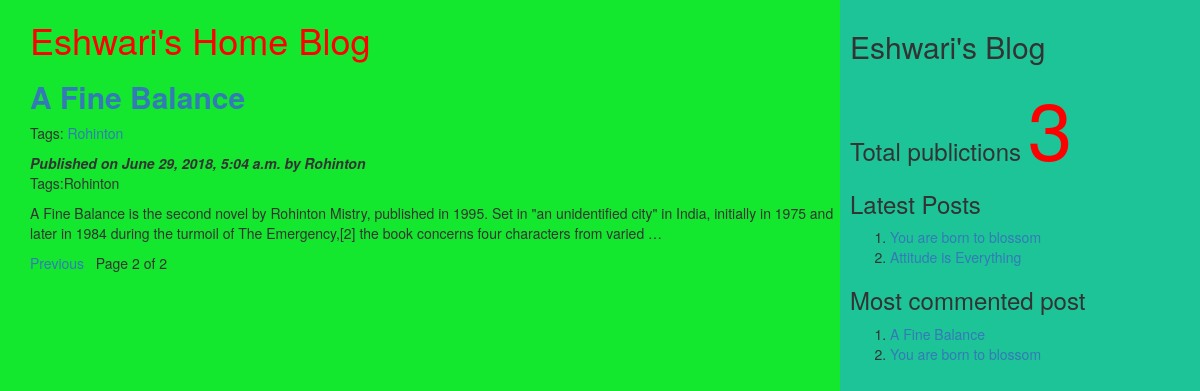
Screenshot of /?page=2 with the database file from the repository.
### myApp/models.py (models this page shows, shortened)
class Post(models.Model):
          tags=TaggableManager()
          STATUS_CHOICES=(('draft','Draft'),('published','Published'))
          title=models.CharField(max_length=256)
          slug=models.SlugField(max_length=264,unique_for_date='publish')
          author=models.ForeignKey(User,related_name='blog_posts',on_delete= models.CASCADE)
          body=models.TextField()
          publish=models.DateTimeField(default=timezone.now)
          created=models.DateTimeField(auto_now_add=True)
          updated=models.DateTimeField(auto_now=True)
          status= models.CharField(max_length=10,choices=STATUS_CHOICES,default='draft')
          objects=CustomManager()
          class Meta:
                ordering=('-publish',)
          def get_absolute_url(self):
                return reverse('post_detail',args=[self.publish.year,self.publish.strftime('%m'),self.publish.strftime('%d'),self.slug])

### myApp/views.py (the view)
# urls.py: url(r'^$',views.post_list_view),
def post_list_view(request,tag_slug=None):
    post_list=Post.objects.all()
    tag=None
    if tag_slug:
        tag=get_object_or_404(Tag,slug=tag_slug)#provided slug
        post_list=post_list.filter(tags__in=[tag])
    paginator=Paginator(post_list,2) #step1
    page_number=request.GET.get('page') #step2
    try:
       post_list=paginator.page(page_number) #step2
    except PageNotAnInteger:
       post_list=paginator.page(1) #step 3
    except EmptyPage:
      post_list=paginator.page(paginator.num_pages) #step 4
    d={'post_list':post_list,'tag':tag}
    return render(request,'myApp/post_list.html',d)

### myApp/models.py (called while the page is built)
    def get_queryset(self):
        return super().get_queryset().filter(status='published')

### myApp/templatetags/mytags.py (called while the page is built)
@register.simple_tag
def total_posts():
    return Post.objects.count()

@register.inclusion_tag('myApp/latest_post.html')
def show_latest_posts(count=3):
    latest_posts=Post.objects.order_by('-publish')[:count]
    return {'latest_posts':latest_posts}

@register.simple_tag
def get_most_commented_posts(count=2):
    return Post.objects.annotate(total_comments=Count('comments')).order_by('-total_comments')[:count]

### templates/myApp/post_list.html (shortened to what this page needs)
<html>
    {%extends 'myApp/parent.html'%}
        {%block content_block%}
        <h1 style="color:red">Eshwari's Home Blog</h1>
        {%for post in post_list%}
        <a href="{{post.get_absolute_url}}"><h2><b>{{post.title}}</b></h2></a>
         <p>Tags:
              {%for t in post.tags.all%}
              <a href="{%url "post_list_by_tag_name" t.slug%}">{{t.name}}</a>
               {%endfor%}
          </p>
        <i><b>Published on {{post.publish}} by {{post.author|title}}</b></i>
        <p>Tags:{{post.tags.all|join:','}}</p>
        {{post.body|truncatewords:40|linebreaks}}
        {%endfor%}
        {%include 'myApp/pagination.html' with page=post_list%}
        {%endblock%}

### templates/myApp/parent.html (shortened to what this page needs)
<html>
{%load mytags%}
    <head>
        <link rel="stylesheet" href="https://maxcdn.bootstrapcdn.com/bootstrap/3.3.7/css/bootstrap.min.css">
    </head>
    <body>
        <div class="content" style="width:70%;float:left;background-color:#13e82f;height:300%;padding:0 0 0 30px">
              {%block content_block%}
              {%endblock%}
        </div>
        <div class="sidebar" style="width:30%;float:right;background-color:#1dc498;height:300%;padding:10px">
            <h2>Eshwari's Blog</h2>
            <h3>Total publictions
              <span style="color:red;font-size:80px">
              {%total_posts%}</span>
              <h3>Latest Posts</h3>
              {% show_latest_posts 2 %}
              <h3>Most commented post</h3>
              {%get_most_commented_posts as m%}
              <ol>
                {%for post in m%}
                <li><a href="{{post.get_absolute_url}}">{{post.title}}</a></li>
                {%endfor%}
              </ol>
            </h3>
        </div>
    </body>
</html>

### templates/myApp/latest_post.html
<!DOCTYPE html>
<html lang="en" dir="ltr">
  <body>
    <ol>
    {%for post in latest_posts%}
    <li><a href="{{post.get_absolute_url}}">{{post.title}}</a></li>
    {%endfor%}
    </ol>
  </body>
</html>

### rows the page displays
Post: title "A Fine Balance", publish "June 29, 2018, 5:04 a.m.", author "Rohinton", tags.all "Rohinton", body "A Fine Balance is the second novel by Rohinton Mistry, published in 1995. Set in \"an unidentified city\" in India, initially in 1975 and later in 1984 during the turmoil of The Emergency,[2] the book concerns four characters from varied …"
Tag: name "Rohinton"
Post: title "You are born to blossom"
Post: title "Attitude is Everything"

### other values shown
{{ page.number }} "2"
{{ page.paginator.num_pages }} "2"
